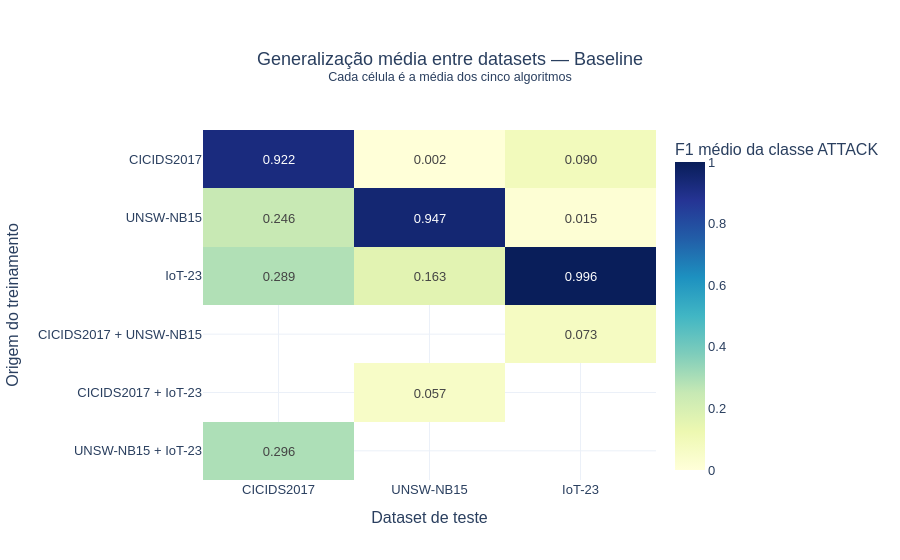
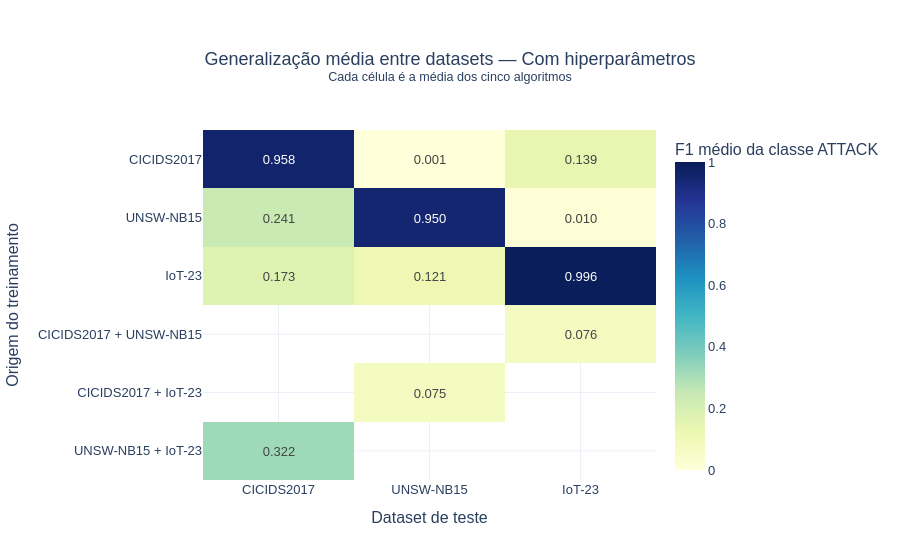
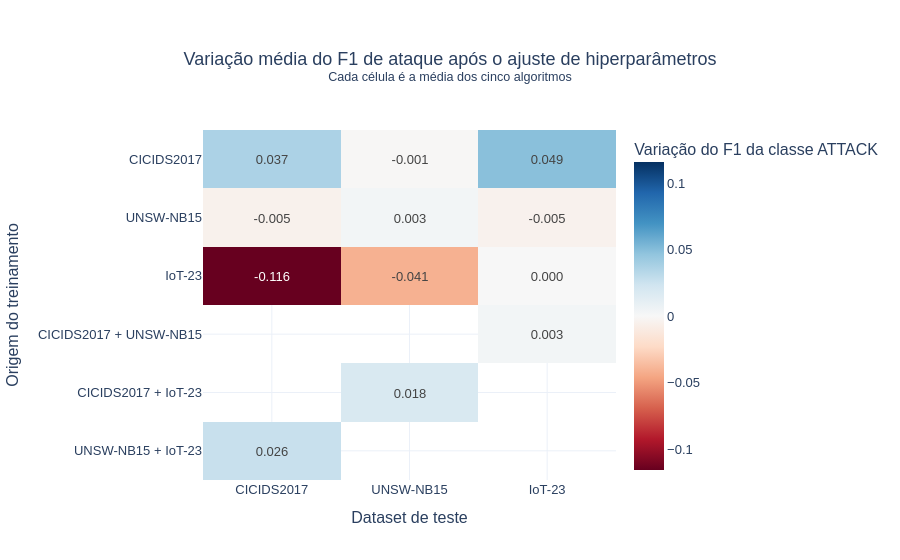

The code cell stored with these charts, in order, in its notebook:
### Code cell
# mapas de calor da generalização separados por método
def plot_generalization_heatmap(method):
    pivot = (
        evaluation[evaluation["training_method"].eq(method)]
        .groupby(["training_source", "test_source"])["f1_attack"]
        .mean()
        .unstack("test_source")
        .reindex(index=TRAINING_SOURCE_ORDER, columns=TEST_SOURCE_ORDER)
        .rename(index=SOURCE_LABELS, columns=SOURCE_LABELS)
    )
    figure = px.imshow(
        pivot,
        text_auto=".3f",
        color_continuous_scale="YlGnBu",
        zmin=0,
        zmax=1,
        aspect="auto",
        labels={"x": "Dataset de teste", "y": "Origem do treinamento", "color": "F1 médio da classe ATTACK"},
        title=(
            f"Generalização média entre datasets — {METHOD_LABELS[method]}"
            "<br><sup>Cada célula é a média dos cinco algoritmos</sup>"
        ),
    )
    finalize_figure(figure, f"generalization_f1_attack_{method}", width=900, height=720)


for method in METHOD_ORDER:
    plot_generalization_heatmap(method)

delta_pivot = (
    comparison.groupby(["training_source", "test_source"])["f1_attack_delta"]
    .mean()
    .unstack("test_source")
    .reindex(index=TRAINING_SOURCE_ORDER, columns=TEST_SOURCE_ORDER)
    .rename(index=SOURCE_LABELS, columns=SOURCE_LABELS)
)
delta_limit = max(float(np.nanmax(np.abs(delta_pivot.to_numpy(dtype=float)))), 0.01)
delta_figure = px.imshow(
    delta_pivot,
    text_auto=".3f",
    color_continuous_scale="RdBu",
    zmin=-delta_limit,
    zmax=delta_limit,
    color_continuous_midpoint=0,
    aspect="auto",
    labels={"x": "Dataset de teste", "y": "Origem do treinamento", "color": "Variação do F1 da classe ATTACK"},
    title=(
        "Variação média do F1 de ataque após o ajuste de hiperparâmetros"
        "<br><sup>Cada célula é a média dos cinco algoritmos</sup>"
    ),
)
finalize_figure(delta_figure, "generalization_f1_attack_delta_heatmap", width=900, height=720)

### Figure 1 — Plotly figure (JSON) as saved in the notebook; plotly's stock layout.template omitted (floating-point values rounded to 4 significant figures)
{"data": [{"coloraxis": "coloraxis", "hovertemplate": "Dataset de teste: %{x}<br>Origem do treinamento: %{y}<br>F1 médio da classe ATTACK: %{z}<extra></extra>", "name": "0", "texttemplate": "%{z:.3f}", "type": "heatmap", "x": ["CICIDS2017", "UNSW-NB15", "IoT-23"], "xaxis": "x", "y": ["CICIDS2017", "UNSW-NB15", "IoT-23", "CICIDS2017 + UNSW-NB15", "CICIDS2017 + IoT-23", "UNSW-NB15 + IoT-23"], "yaxis": "y", "z": [[0.9216, 0.002079, 0.09046], [0.2459, 0.9467, 0.01509], [0.289, 0.1625, 0.9959], [NaN, NaN, 0.07281], [NaN, 0.05707, NaN], [0.2956, NaN, NaN]]}], "layout": {"coloraxis": {"cmax": 1, "cmin": 0, "colorbar": {"title": {"text": "F1 médio da classe ATTACK"}}, "colorscale": [[0.0, "rgb(255,255,217)"], [0.125, "rgb(237,248,177)"], [0.25, "rgb(199,233,180)"], [0.375, "rgb(127,205,187)"], [0.5, "rgb(65,182,196)"], [0.625, "rgb(29,145,192)"], [0.75, "rgb(34,94,168)"], [0.875, "rgb(37,52,148)"], [1.0, "rgb(8,29,88)"]]}, "font": {"family": "Arial", "size": 13}, "legend": {"orientation": "h", "x": 0.5, "xanchor": "center", "y": 1.08, "yanchor": "bottom"}, "margin": {"b": 80, "l": 80, "r": 40, "t": 130}, "title": {"text": "Generalização média entre datasets — Baseline<br><sup>Cada célula é a média dos cinco algoritmos</sup>", "x": 0.5}, "xaxis": {"anchor": "y", "domain": [0.0, 1.0], "title": {"text": "Dataset de teste"}}, "yaxis": {"anchor": "x", "autorange": "reversed", "domain": [0.0, 1.0], "title": {"text": "Origem do treinamento"}}}}

### Figure 2 — Plotly figure (JSON) as saved in the notebook; plotly's stock layout.template omitted (floating-point values rounded to 4 significant figures)
{"data": [{"coloraxis": "coloraxis", "hovertemplate": "Dataset de teste: %{x}<br>Origem do treinamento: %{y}<br>F1 médio da classe ATTACK: %{z}<extra></extra>", "name": "0", "texttemplate": "%{z:.3f}", "type": "heatmap", "x": ["CICIDS2017", "UNSW-NB15", "IoT-23"], "xaxis": "x", "y": ["CICIDS2017", "UNSW-NB15", "IoT-23", "CICIDS2017 + UNSW-NB15", "CICIDS2017 + IoT-23", "UNSW-NB15 + IoT-23"], "yaxis": "y", "z": [[0.9583, 0.001279, 0.1392], [0.2408, 0.9496, 0.01003], [0.1733, 0.1214, 0.9959], [NaN, NaN, 0.07567], [NaN, 0.0753, NaN], [0.322, NaN, NaN]]}], "layout": {"coloraxis": {"cmax": 1, "cmin": 0, "colorbar": {"title": {"text": "F1 médio da classe ATTACK"}}, "colorscale": [[0.0, "rgb(255,255,217)"], [0.125, "rgb(237,248,177)"], [0.25, "rgb(199,233,180)"], [0.375, "rgb(127,205,187)"], [0.5, "rgb(65,182,196)"], [0.625, "rgb(29,145,192)"], [0.75, "rgb(34,94,168)"], [0.875, "rgb(37,52,148)"], [1.0, "rgb(8,29,88)"]]}, "font": {"family": "Arial", "size": 13}, "legend": {"orientation": "h", "x": 0.5, "xanchor": "center", "y": 1.08, "yanchor": "bottom"}, "margin": {"b": 80, "l": 80, "r": 40, "t": 130}, "title": {"text": "Generalização média entre datasets — Com hiperparâmetros<br><sup>Cada célula é a média dos cinco algoritmos</sup>", "x": 0.5}, "xaxis": {"anchor": "y", "domain": [0.0, 1.0], "title": {"text": "Dataset de teste"}}, "yaxis": {"anchor": "x", "autorange": "reversed", "domain": [0.0, 1.0], "title": {"text": "Origem do treinamento"}}}}

### Figure 3 — Plotly figure (JSON) as saved in the notebook; plotly's stock layout.template omitted (floating-point values rounded to 4 significant figures)
{"data": [{"coloraxis": "coloraxis", "hovertemplate": "Dataset de teste: %{x}<br>Origem do treinamento: %{y}<br>Variação do F1 da classe ATTACK: %{z}<extra></extra>", "name": "0", "texttemplate": "%{z:.3f}", "type": "heatmap", "x": ["CICIDS2017", "UNSW-NB15", "IoT-23"], "xaxis": "x", "y": ["CICIDS2017", "UNSW-NB15", "IoT-23", "CICIDS2017 + UNSW-NB15", "CICIDS2017 + IoT-23", "UNSW-NB15 + IoT-23"], "yaxis": "y", "z": [[0.03665, -0.0008001, 0.04873], [-0.005065, 0.002821, -0.005061], [-0.1158, -0.04115, 3.321e-05], [NaN, NaN, 0.002852], [NaN, 0.01823, NaN], [0.02645, NaN, NaN]]}], "layout": {"coloraxis": {"cmax": 0.1158, "cmid": 0, "cmin": -0.1158, "colorbar": {"title": {"text": "Variação do F1 da classe ATTACK"}}, "colorscale": [[0.0, "rgb(103,0,31)"], [0.1, "rgb(178,24,43)"], [0.2, "rgb(214,96,77)"], [0.3, "rgb(244,165,130)"], [0.4, "rgb(253,219,199)"], [0.5, "rgb(247,247,247)"], [0.6, "rgb(209,229,240)"], [0.7, "rgb(146,197,222)"], [0.8, "rgb(67,147,195)"], [0.9, "rgb(33,102,172)"], [1.0, "rgb(5,48,97)"]]}, "font": {"family": "Arial", "size": 13}, "legend": {"orientation": "h", "x": 0.5, "xanchor": "center", "y": 1.08, "yanchor": "bottom"}, "margin": {"b": 80, "l": 80, "r": 40, "t": 130}, "title": {"text": "Variação média do F1 de ataque após o ajuste de hiperparâmetros<br><sup>Cada célula é a média dos cinco algoritmos</sup>", "x": 0.5}, "xaxis": {"anchor": "y", "domain": [0.0, 1.0], "title": {"text": "Dataset de teste"}}, "yaxis": {"anchor": "x", "autorange": "reversed", "domain": [0.0, 1.0], "title": {"text": "Origem do treinamento"}}}}
